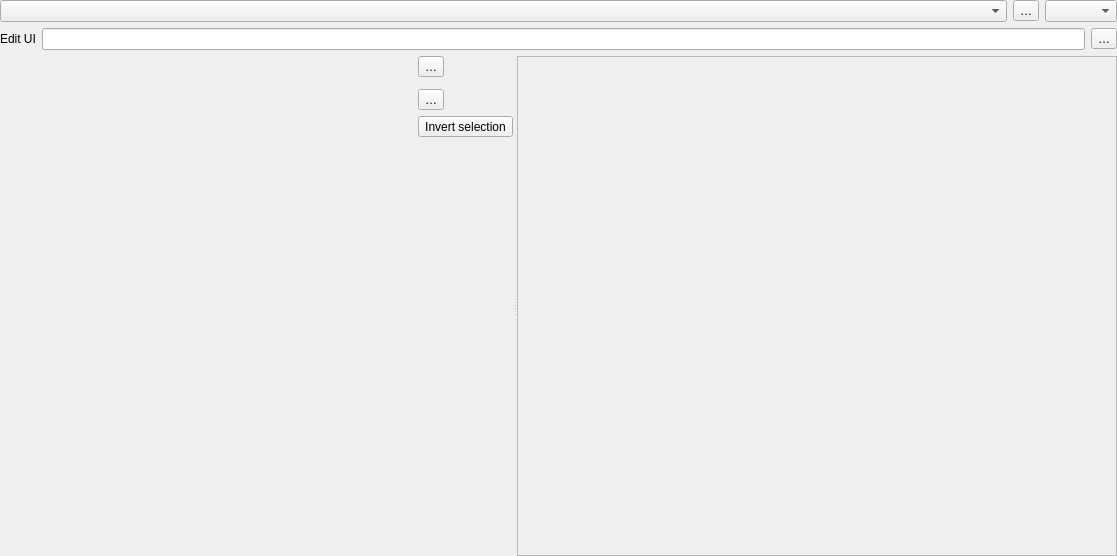
<?xml version="1.0" encoding="UTF-8"?>
<ui version="4.0">
 <class>QgsAttributesFormProperties</class>
 <widget class="QWidget" name="QgsAttributesFormProperties">
  <property name="geometry">
   <rect>
    <x>0</x>
    <y>0</y>
    <width>1117</width>
    <height>556</height>
   </rect>
  </property>
  <property name="windowTitle">
   <string notr="true">Form</string>
  </property>
  <layout class="QGridLayout" name="gridLayout" rowstretch="0,0,1">
   <property name="leftMargin">
    <number>0</number>
   </property>
   <property name="topMargin">
    <number>0</number>
   </property>
   <property name="rightMargin">
    <number>0</number>
   </property>
   <property name="bottomMargin">
    <number>0</number>
   </property>
   <item row="0" column="0">
    <widget class="QWidget" name="widget_2" native="true">
     <layout class="QHBoxLayout" name="horizontalLayout">
      <property name="leftMargin">
       <number>0</number>
      </property>
      <property name="topMargin">
       <number>0</number>
      </property>
      <property name="rightMargin">
       <number>0</number>
      </property>
      <property name="bottomMargin">
       <number>0</number>
      </property>
      <item>
       <widget class="QComboBox" name="mEditorLayoutComboBox">
        <property name="sizePolicy">
         <sizepolicy hsizetype="Preferred" vsizetype="Fixed">
          <horstretch>0</horstretch>
          <verstretch>0</verstretch>
         </sizepolicy>
        </property>
        <property name="toolTip">
         <string>Select attribute layout editor</string>
        </property>
       </widget>
      </item>
      <item>
       <widget class="QToolButton" name="mTbInitCode">
        <property name="toolTip">
         <string>HSLLC forms can have a Python function that is called when the form is opened.
Use this function to add extra logic to your forms.</string>
        </property>
        <property name="text">
         <string>…</string>
        </property>
        <property name="icon">
         <iconset resource="../../images/images.qrc">
          <normaloff>:/images/themes/default/processingScript.svg</normaloff>:/images/themes/default/processingScript.svg</iconset>
        </property>
       </widget>
      </item>
      <item>
       <widget class="QComboBox" name="mFormSuppressCmbBx">
        <property name="sizePolicy">
         <sizepolicy hsizetype="Maximum" vsizetype="Fixed">
          <horstretch>0</horstretch>
          <verstretch>0</verstretch>
         </sizepolicy>
        </property>
       </widget>
      </item>
     </layout>
    </widget>
   </item>
   <item row="1" column="0">
    <widget class="QWidget" name="mUiFileFrame" native="true">
     <layout class="QHBoxLayout" name="horizontalLayout_2">
      <property name="leftMargin">
       <number>0</number>
      </property>
      <property name="topMargin">
       <number>0</number>
      </property>
      <property name="rightMargin">
       <number>0</number>
      </property>
      <property name="bottomMargin">
       <number>0</number>
      </property>
      <item>
       <widget class="QLabel" name="label_2">
        <property name="text">
         <string>Edit UI</string>
        </property>
       </widget>
      </item>
      <item>
       <widget class="QLineEdit" name="mEditFormLineEdit"/>
      </item>
      <item>
       <widget class="QToolButton" name="pbnSelectEditForm">
        <property name="text">
         <string>…</string>
        </property>
       </widget>
      </item>
     </layout>
    </widget>
   </item>
   <item row="2" column="0">
    <widget class="QSplitter" name="splitter">
     <property name="orientation">
      <enum>Qt::Horizontal</enum>
     </property>
     <widget class="QWidget" name="widget" native="true">
      <layout class="QGridLayout" name="gridLayout_3">
       <property name="leftMargin">
        <number>0</number>
       </property>
       <property name="topMargin">
        <number>0</number>
       </property>
       <property name="rightMargin">
        <number>0</number>
       </property>
       <property name="bottomMargin">
        <number>0</number>
       </property>
       <item row="0" column="1" rowspan="7">
        <widget class="QWidget" name="mFormLayoutWidget" native="true">
         <property name="minimumSize">
          <size>
           <width>200</width>
           <height>0</height>
          </size>
         </property>
        </widget>
       </item>
       <item row="4" column="2">
        <spacer name="verticalSpacer">
         <property name="orientation">
          <enum>Qt::Vertical</enum>
         </property>
         <property name="sizeHint" stdset="0">
          <size>
           <width>20</width>
           <height>40</height>
          </size>
         </property>
        </spacer>
       </item>
       <item row="0" column="0" rowspan="7">
        <widget class="QWidget" name="mAvailableWidgetsWidget" native="true">
         <property name="minimumSize">
          <size>
           <width>200</width>
           <height>0</height>
          </size>
         </property>
        </widget>
       </item>
       <item row="2" column="2">
        <widget class="QToolButton" name="mRemoveTabOrGroupButton">
         <property name="text">
          <string>…</string>
         </property>
         <property name="icon">
          <iconset resource="../../images/images.qrc">
           <normaloff>:/images/themes/default/symbologyRemove.svg</normaloff>:/images/themes/default/symbologyRemove.svg</iconset>
         </property>
        </widget>
       </item>
       <item row="0" column="2">
        <widget class="QToolButton" name="mAddTabOrGroupButton">
         <property name="text">
          <string>…</string>
         </property>
         <property name="icon">
          <iconset resource="../../images/images.qrc">
           <normaloff>:/images/themes/default/symbologyAdd.svg</normaloff>:/images/themes/default/symbologyAdd.svg</iconset>
         </property>
        </widget>
       </item>
       <item row="3" column="2">
        <widget class="QToolButton" name="mInvertSelectionButton">
         <property name="toolTip">
          <string>Invert selection</string>
         </property>
         <property name="text">
          <string>Invert selection</string>
         </property>
         <property name="icon">
          <iconset resource="../../images/images.qrc">
           <normaloff>:/images/themes/default/mActionInvertSelection.svg</normaloff>:/images/themes/default/mActionInvertSelection.svg</iconset>
         </property>
        </widget>
       </item>
      </layout>
     </widget>
     <widget class="QScrollArea" name="scrollArea_2">
      <property name="minimumSize">
       <size>
        <width>600</width>
        <height>0</height>
       </size>
      </property>
      <property name="widgetResizable">
       <bool>true</bool>
      </property>
      <widget class="QWidget" name="scrollAreaWidgetContents_5">
       <property name="geometry">
        <rect>
         <x>0</x>
         <y>0</y>
         <width>598</width>
         <height>480</height>
        </rect>
       </property>
       <layout class="QGridLayout" name="gridLayout_4">
        <item row="0" column="0">
         <widget class="QWidget" name="mAttributeTypeFrame" native="true">
          <layout class="QGridLayout" name="gridLayout_2"/>
         </widget>
        </item>
       </layout>
      </widget>
     </widget>
    </widget>
   </item>
  </layout>
 </widget>
 <resources>
  <include location="../../images/images.qrc"/>
 </resources>
 <connections/>
</ui>
